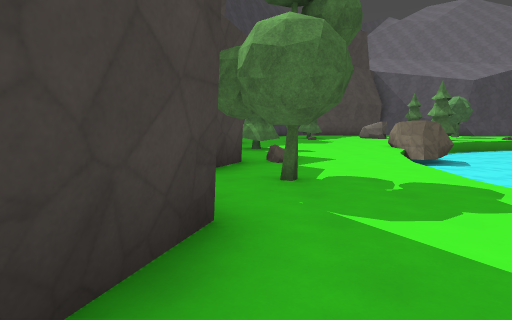
[1] (above)

22 first-person views from a walk through a level from a Godot 3-D game. The camera is 1.5 m above the floor, tilts 6° down and sees 75° across. The floor is counted in squares, 2 m on a side. Each view is taken from the middle of a square. On the plan, view 1 faces up. The plan holds only what a view shows up to about 11 squares ahead; the rest is blank. The place goes on beyond the plan. Characters and animated objects are not drawn. Surface patterns are stand-ins for the level's own textures.

[2]
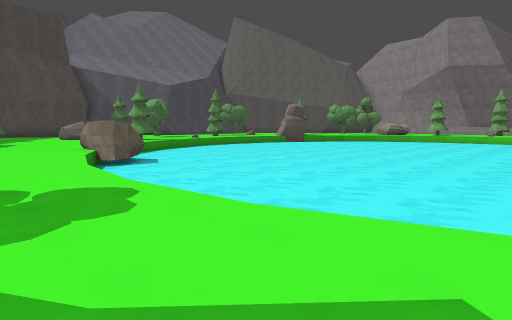

[3]
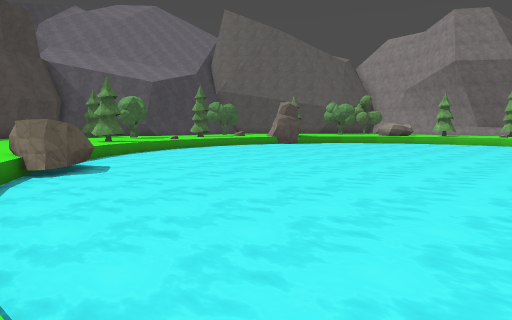

[4]
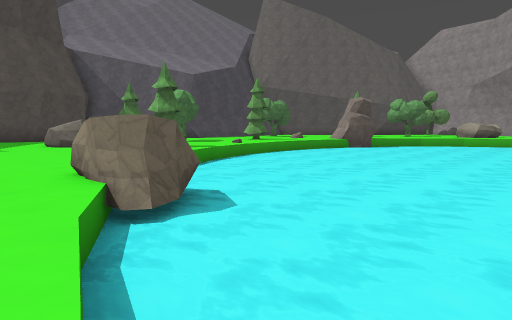

[5]
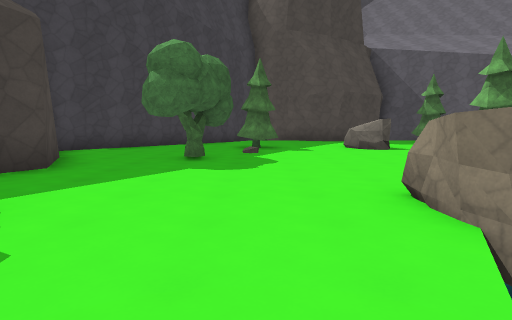

[6]
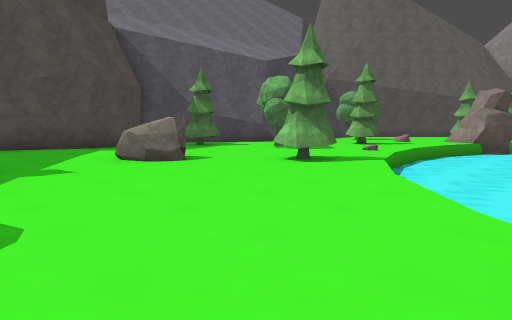

[7]
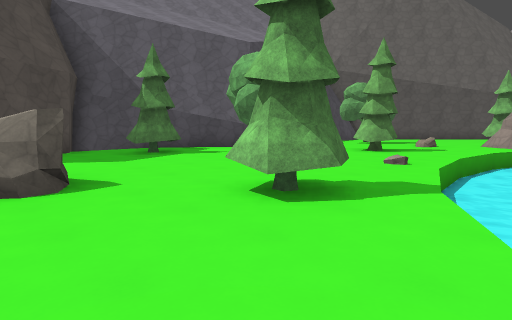

[8]
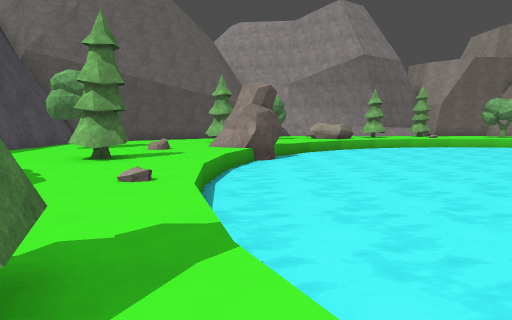

[9]
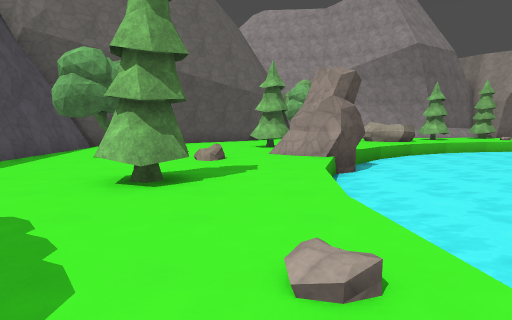

[10]
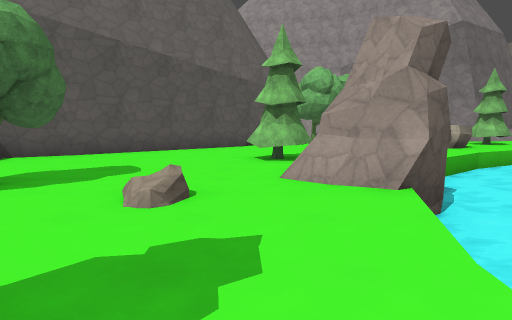

[11]
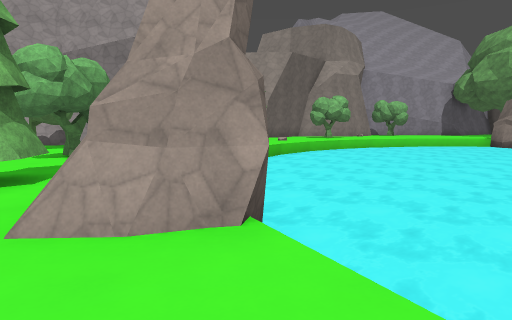

[12]
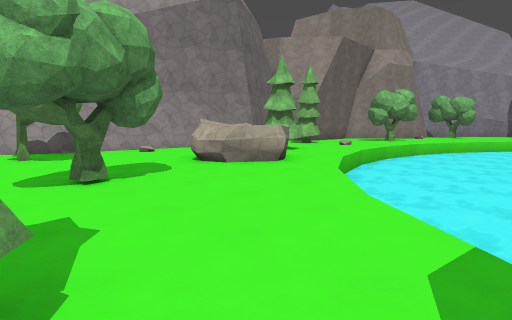

[13]
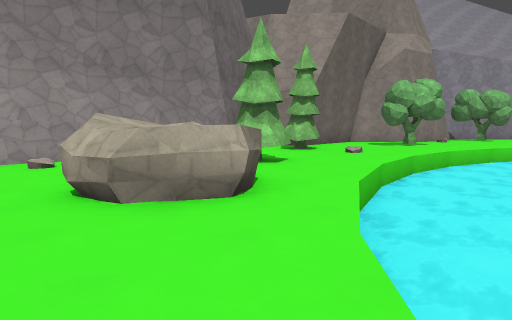

[14]
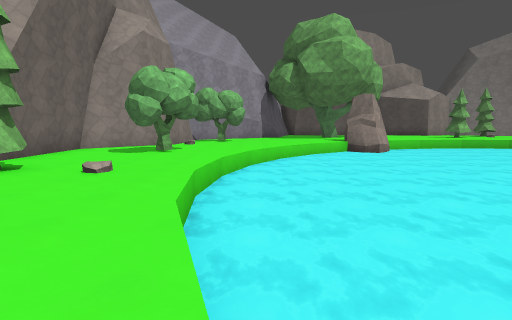

[15]
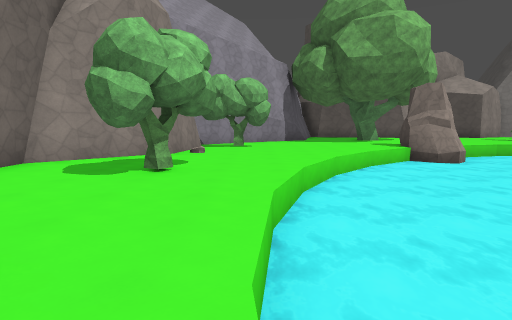

[16]
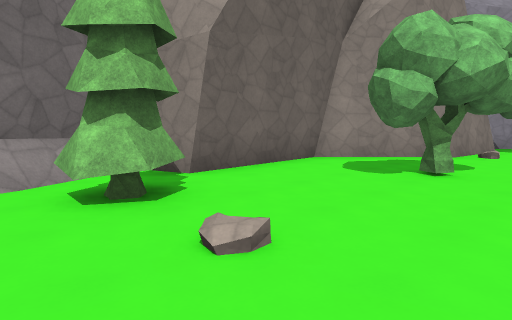

[17]
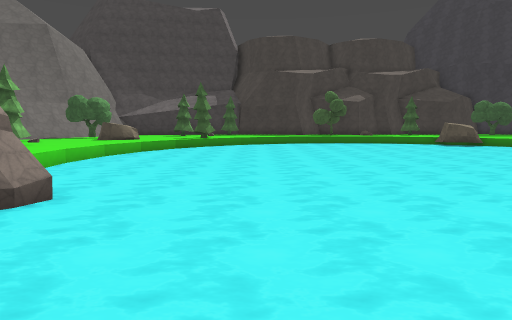

[18]
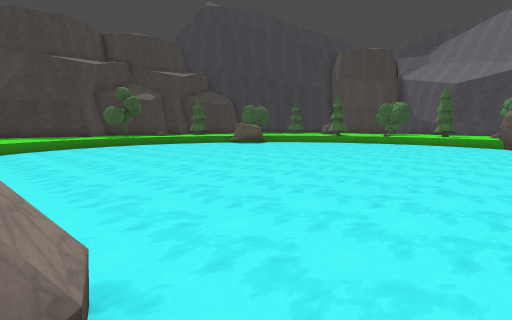

[19]
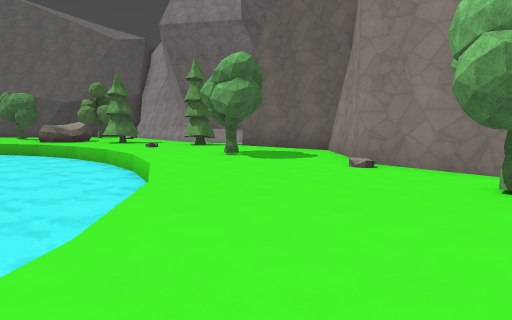

[20]
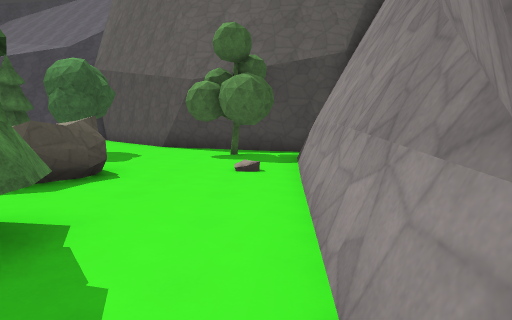

[21]
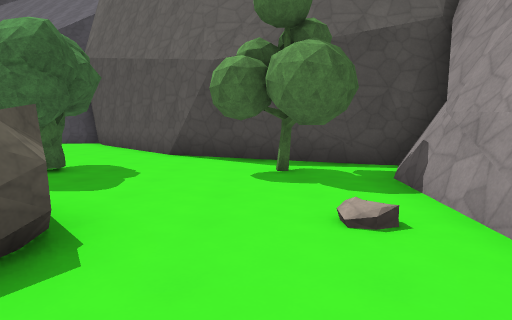

[22]
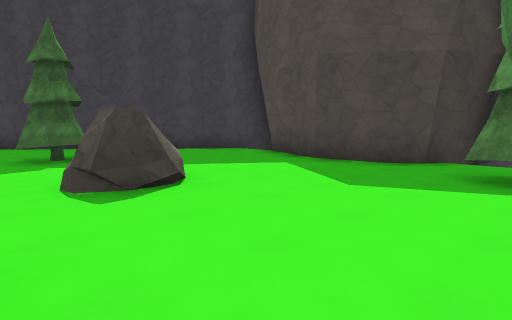

### Floor plan
Key: @ floor where view 1 was taken; # wall or solid block; . main floor; : floor 0.25 m higher than the main floor; / step, stairs or slope; = window, fence, low wall or low ledge; ≈ water the walk keeps out of; T tree; R rock.
Columns run from 3 left of view 1 to 32 right of it. Each row starts with its distance up from view 1.
 25      ####  ####
 24      #..####...
 23     ##.......TT.     ######
 22     # .......TT.    ......##
 21    #   .........   ........##
 20    ... ........T .....TT....##
 19 ##....T..RR...TT..T..........##
 18 #.................TT.:R.......##
 17  ...../.....T............TT....#=
 16   ...T......T....≈≈....R.TT.....####
 15  #...........≈≈≈≈≈≈≈≈≈R............#
 14  ##........≈≈≈≈≈≈≈≈≈≈≈≈R≈....T...T.#
 13   #.......≈≈≈≈≈≈≈≈≈≈≈≈≈≈≈≈........##
 12    ...... ≈≈≈≈≈≈≈≈≈≈≈≈≈≈≈≈≈...R...#
 11    T....RR≈≈≈≈≈≈≈≈≈≈≈≈≈≈≈≈≈≈.RR...#
 10    T....RR≈≈≈≈≈≈≈≈≈≈≈≈≈≈≈≈≈≈.RR...#
  9    ....≈≈≈≈≈≈≈≈≈≈≈≈≈≈≈≈≈≈≈≈≈≈.....#
  8    ....≈≈≈≈≈≈≈≈≈≈≈≈≈≈≈≈≈≈≈≈≈≈..T..#
  7   #R...≈≈≈≈≈≈≈≈≈≈≈≈  ≈≈≈≈≈≈≈≈.....#
  6   #....≈≈≈≈≈≈≈≈≈≈≈≈≈≈≈≈≈≈≈≈≈≈.....#
  5    ...≈≈≈≈≈≈≈≈≈≈≈≈≈≈≈≈≈≈≈≈≈≈≈≈..TT##
  4    TT.≈≈≈≈≈≈≈≈≈≈≈≈≈≈≈≈≈≈≈≈≈≈≈≈..T..#
  3   #....≈≈≈≈≈≈≈≈≈≈≈≈≈≈≈≈≈≈≈≈≈≈.....##
  2   #....≈≈≈≈≈≈≈≈≈≈≈≈≈≈≈≈≈≈≈≈≈≈.....#
  1   #....≈≈≈≈≈≈≈≈≈≈≈≈≈≈≈≈≈≈≈≈≈≈..T..#
  0    @...≈      ≈≈≈≈≈≈≈≈≈≈≈≈≈≈≈.....#
 -1              ≈≈≈≈≈≈≈≈≈≈≈≈≈≈≈.....##
 -2             ≈≈≈≈≈≈≈≈≈≈≈≈≈≈≈≈....##
 -3             ≈≈≈≈≈≈≈≈≈≈≈≈≈≈≈....##
 -4               ≈≈≈≈≈≈≈≈≈≈≈≈.....#
 -5                  ≈≈≈≈≈RRR....T.#
 -6                  ≈≈≈≈ R  ....TT

Positions as (right, up) in squares from view 1, and headings:
1: (0, 0), facing up
2: (1, 0), facing up-right
3: (3, 1), facing up-right
4: (3, 6), facing up-right
5: (3, 8), facing up
6: (3, 12), facing up-right
7: (6, 14), facing up-right
8: (8, 15), facing right
9: (11, 17), facing right
10: (15, 17), facing right
11: (17, 17), facing down-right
12: (21, 16), facing down-right
13: (23, 13), facing down-right
14: (25, 10), facing down
15: (26, 6), facing down
16: (26, 6), facing down-right
17: (25, -1), facing left
18: (22, -5), facing up-left
19: (22, -6), facing up-right
20: (30, 6), facing up
21: (29, 9), facing up
22: (11, 17), facing up-left
